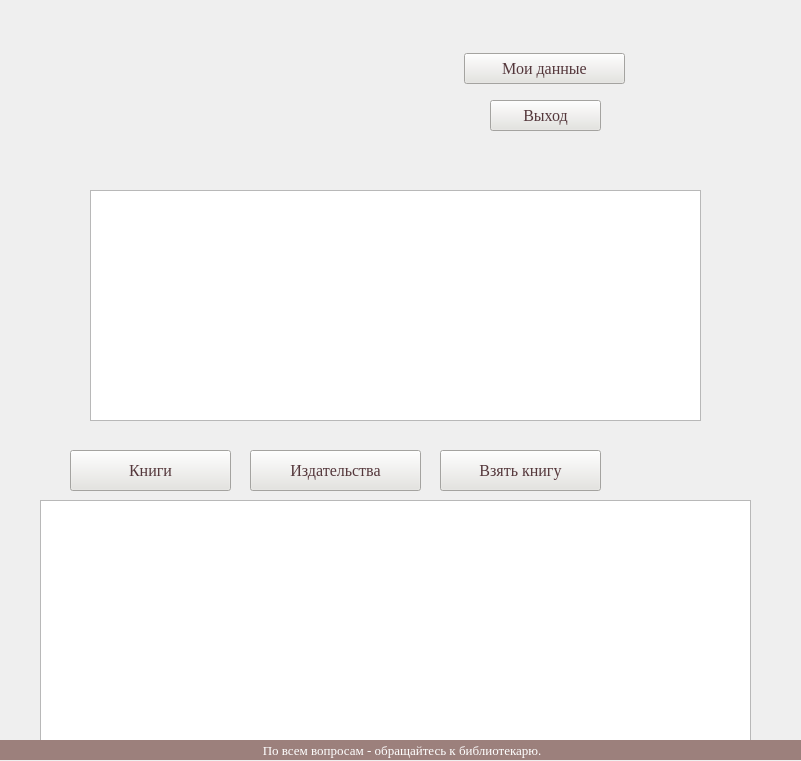
<?xml version="1.0" encoding="UTF-8"?>
<ui version="4.0">
 <class>UserWindow</class>
 <widget class="QMainWindow" name="UserWindow">
  <property name="geometry">
   <rect>
    <x>0</x>
    <y>0</y>
    <width>801</width>
    <height>761</height>
   </rect>
  </property>
  <property name="minimumSize">
   <size>
    <width>801</width>
    <height>761</height>
   </size>
  </property>
  <property name="maximumSize">
   <size>
    <width>801</width>
    <height>761</height>
   </size>
  </property>
  <property name="windowTitle">
   <string>User - Cataloging Department</string>
  </property>
  <property name="windowIcon">
   <iconset resource="Курсовая.qrc">
    <normaloff>:/Эмблема/Эмблема2.png</normaloff>:/Эмблема/Эмблема2.png</iconset>
  </property>
  <widget class="QWidget" name="centralwidget">
   <widget class="QTableView" name="tab_subscr">
    <property name="geometry">
     <rect>
      <x>90</x>
      <y>190</y>
      <width>611</width>
      <height>231</height>
     </rect>
    </property>
   </widget>
   <widget class="QPushButton" name="btn_user_data">
    <property name="geometry">
     <rect>
      <x>464</x>
      <y>53</y>
      <width>161</width>
      <height>31</height>
     </rect>
    </property>
    <property name="font">
     <font>
      <family>Georgia</family>
      <pointsize>12</pointsize>
     </font>
    </property>
    <property name="styleSheet">
     <string notr="true">background-color: rgb(229, 228, 224);
color: rgb(84, 55, 59);</string>
    </property>
    <property name="text">
     <string>Мои данные</string>
    </property>
   </widget>
   <widget class="QPushButton" name="btn_user_exit">
    <property name="geometry">
     <rect>
      <x>490</x>
      <y>100</y>
      <width>111</width>
      <height>31</height>
     </rect>
    </property>
    <property name="font">
     <font>
      <family>Georgia</family>
      <pointsize>12</pointsize>
     </font>
    </property>
    <property name="styleSheet">
     <string notr="true">background-color: rgb(229, 228, 224);
color: rgb(84, 55, 59);</string>
    </property>
    <property name="text">
     <string>Выход</string>
    </property>
   </widget>
   <widget class="QLabel" name="lab_user_name">
    <property name="geometry">
     <rect>
      <x>380</x>
      <y>10</y>
      <width>271</width>
      <height>21</height>
     </rect>
    </property>
    <property name="font">
     <font>
      <family>Georgia</family>
      <pointsize>10</pointsize>
     </font>
    </property>
    <property name="styleSheet">
     <string notr="true">color: rgb(85, 55, 57);</string>
    </property>
    <property name="text">
     <string/>
    </property>
    <property name="alignment">
     <set>Qt::AlignCenter</set>
    </property>
   </widget>
   <widget class="QTableView" name="tab_book_or_publish">
    <property name="geometry">
     <rect>
      <x>40</x>
      <y>500</y>
      <width>711</width>
      <height>241</height>
     </rect>
    </property>
   </widget>
   <widget class="QPushButton" name="btn_book">
    <property name="geometry">
     <rect>
      <x>70</x>
      <y>450</y>
      <width>161</width>
      <height>41</height>
     </rect>
    </property>
    <property name="font">
     <font>
      <family>Georgia</family>
      <pointsize>12</pointsize>
     </font>
    </property>
    <property name="styleSheet">
     <string notr="true">background-color: rgb(229, 228, 224);
color: rgb(84, 55, 59);</string>
    </property>
    <property name="text">
     <string>Книги</string>
    </property>
   </widget>
   <widget class="QPushButton" name="btn_publish">
    <property name="geometry">
     <rect>
      <x>250</x>
      <y>450</y>
      <width>171</width>
      <height>41</height>
     </rect>
    </property>
    <property name="font">
     <font>
      <family>Georgia</family>
      <pointsize>12</pointsize>
     </font>
    </property>
    <property name="styleSheet">
     <string notr="true">background-color: rgb(229, 228, 224);
color: rgb(84, 55, 59);</string>
    </property>
    <property name="text">
     <string>Издательства</string>
    </property>
   </widget>
   <widget class="QLabel" name="label">
    <property name="geometry">
     <rect>
      <x>0</x>
      <y>0</y>
      <width>801</width>
      <height>761</height>
     </rect>
    </property>
    <property name="styleSheet">
     <string notr="true"/>
    </property>
    <property name="text">
     <string/>
    </property>
    <property name="pixmap">
     <pixmap>Фон_юзер2.png</pixmap>
    </property>
   </widget>
   <widget class="QPushButton" name="btn_order">
    <property name="geometry">
     <rect>
      <x>440</x>
      <y>450</y>
      <width>161</width>
      <height>41</height>
     </rect>
    </property>
    <property name="font">
     <font>
      <family>Georgia</family>
      <pointsize>12</pointsize>
     </font>
    </property>
    <property name="styleSheet">
     <string notr="true">background-color: rgb(229, 228, 224);
color: rgb(84, 55, 59);</string>
    </property>
    <property name="text">
     <string>Взять книгу</string>
    </property>
   </widget>
   <widget class="QLabel" name="lab_info">
    <property name="geometry">
     <rect>
      <x>0</x>
      <y>740</y>
      <width>801</width>
      <height>20</height>
     </rect>
    </property>
    <property name="font">
     <font>
      <family>Georgia</family>
      <pointsize>10</pointsize>
     </font>
    </property>
    <property name="styleSheet">
     <string notr="true">background-color: rgb(156, 128, 124);
color: rgb(255, 255, 255);</string>
    </property>
    <property name="text">
     <string> По всем вопросам - обращайтесь к библиотекарю.</string>
    </property>
    <property name="alignment">
     <set>Qt::AlignCenter</set>
    </property>
   </widget>
   <zorder>label</zorder>
   <zorder>tab_subscr</zorder>
   <zorder>btn_user_data</zorder>
   <zorder>btn_user_exit</zorder>
   <zorder>lab_user_name</zorder>
   <zorder>tab_book_or_publish</zorder>
   <zorder>btn_book</zorder>
   <zorder>btn_publish</zorder>
   <zorder>btn_order</zorder>
   <zorder>lab_info</zorder>
  </widget>
 </widget>
 <resources>
  <include location="Курсовая.qrc"/>
 </resources>
 <connections/>
</ui>
